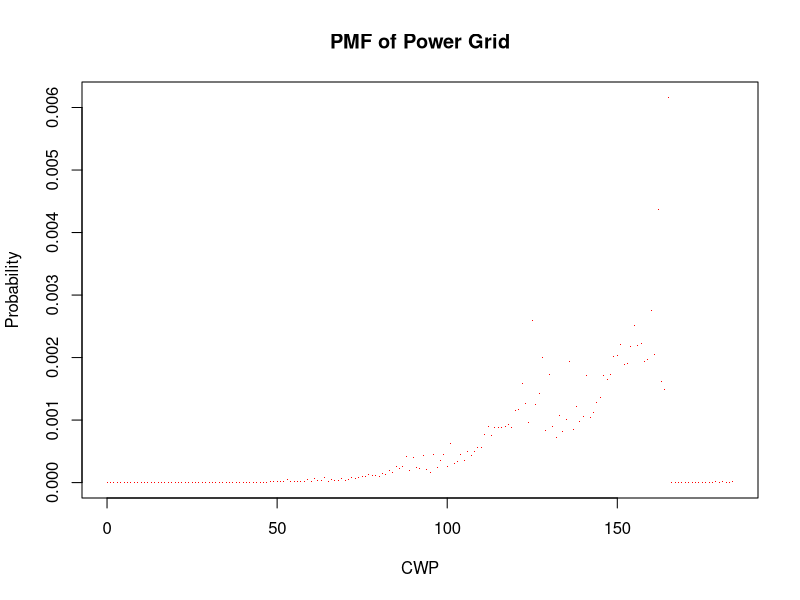

Generate this figure with R: (Note: this script raises an error after producing the figure.)
library(polynom)
library(gtools)
library(stringr)
start_time <- Sys.time()

df <- data.frame(CWP=integer(), 
                 prob=numeric())

PDF.real = data.frame(CWP=integer(), 
                      prob=numeric())

weibullFailureRate <- function(componentAge, initialF = 0.07, beta = 0.15) {
  return(1 - (initialF*exp(beta*log(componentAge))))
}

t <- function(t, p) {
  return(1 - ((p*t / (1 + t))))
}

CWP.individual <- function(customers, componentAge, branchProb) {
  # get the probabilities with respect to time
  probs = weibullFailureRate(componentAge)
  branchProb = weibullFailureRate(branchProb)
  
  x = list()
  for (i in 1:length(customers)) {
    x[[i]] <- c(customers[i], i)
  }
  allProbs = numeric()
  # calculate the zero prob
  zeroProb = (1 - branchProb) + (branchProb*prod(1 - probs))
  df[nrow(df) + 1,] = list(CWP=0, prob=zeroProb)
  allProbs = append(allProbs, zeroProb)
  allCombos = integer()
  allCombos = append(allCombos, 0)
  
  for (i in 1:length(x)) {
    # create all i combos of the fork
    combo = combn(x, i)
    for (j in 1:ncol(combo)) {
      comb = combo[,j]
      # get the indexes of the combinations
      indexes = which(x %in% comb)
      s = 0
      for (c in comb) {
        s = s + c[1]
      }
      # change the indices of prob of failure to prob of 
      # success
      failure = 1 - probs
      for (ind in indexes) {
        failure[ind] = 1 - failure[ind]
      }
      # multiply the probs
      prob = branchProb*prod(failure)
      if (s %in% allCombos) {
        prior = df$prob[df$CWP == s]
        df$prob[df$CWP == s] <- prior + prob
      } else {
        allCombos = append(allCombos, s)
        df[nrow(df) + 1,] = list(CWP=s, prob=prob)
        allProbs = append(allProbs, prob)
      }
    }
  }
  # check for duplicates. If found add the probs up
  CWPSeen = integer()
  for (i in 1:nrow(df)) {
    cwp = df[i,1]
    prob = df[i, 2]
    if (cwp %in% CWPSeen) {
      prior = PDF.real$prob[PDF.real$CWP == cwp]
      PDF.real$prob[PDF.real$CWP == cwp] <- prior + prob
    } else {
      CWPSeen = append(CWPSeen, cwp)
      PDF.real[nrow(PDF.real) + 1,] = list(CWP=cwp, prob=prob)
    }
  }
  return(PDF.real)
}

CWP.all <- function(...) {
  powerGrid = list(...)
  lPowerGrid = length(powerGrid)
  firstLoopCount = lPowerGrid / 3
  print(paste("Running for", firstLoopCount, "forks"))
  # start with polynomial 1
  all.polynomial = polynomial(1)
  count = 1
  for (i in 1:firstLoopCount) {
    if (count %% 1000 == 0) {
      print(paste("On Loop:", i))
    }
    # get the PMF of the fork_i
    if (i == 1) {
      individual.pdf = CWP.individual(powerGrid[i][[1]], 
                                      powerGrid[i + 1][[1]],
                                      powerGrid[i + 2][[1]])
    } else {
      individual.pdf = CWP.individual(powerGrid[(i*3)-2][[1]], 
                                      powerGrid[(i*3)-1][[1]],
                                      powerGrid[(i*3)][[1]])
    }
    print("done")
    # create a vector of zeros
    x.polynomial = integer(max(individual.pdf$CWP)+1)
    # assign CWP indexes + 1 to the probabilities
    x.polynomial[individual.pdf$CWP+1] <- individual.pdf$prob
    # convert the vector of probs to a polynomial
    x.polynomial <- as.polynomial(x.polynomial)
    # multiply the previous polynomial to the current one
    all.polynomial = all.polynomial*x.polynomial
    count = count + 1
  }
  # extract the exponent polynomial (is the CWP)
  expression = as.character(all.polynomial)
  allValues = str_split(expression, "\\+")[[1]]
  zeroMet = FALSE
  allCombos = integer()
  for (exp in allValues) {
    val = str_trim(str_split(exp, "\\^")[[1]][2])
    if (is.na(val)) {
      if (zeroMet == FALSE) {
        zeroMet = TRUE
        allCombos = append(allCombos, 0)
      } else {
        allCombos = append(allCombos, 1)
      }
    } else {
      allCombos = append(allCombos, strtoi(val))
    }
  }
  # get the polynomial coefficients (which is the probabilities)
  allProbs = coef(all.polynomial)
  # removes all zero coefficients from coefficients
  allProbs = unlist(lapply(allProbs, function(x) {x[x!=0]}))
  finalPDF = data.frame(allCombos, allProbs)
  
  print(format(tail(finalPDF), scientific=F))
  print(paste("Sum of Probs is:", sum(allProbs)))
  
  plot(allCombos, allProbs, pch = ".", xlab = "CWP", ylab = "Probability",
       main = "PMF of Power Grid", col = "red")
  print(skewness(allProbs))
}

# Main Function Call: 
# One Fork is: c(customers), c(component ages), fork Age
# This is an example of 6 forks
CWP.all(c(5, 15, 16, 1, 2, 1), c(1, 2, 3, 3, 2, 1), 10,
        c(3, 10, 11, 3, 5, 3), c(1, 2, 3, 3, 2, 1), 10,
        c(5, 7, 9, 1, 2), c(1, 2, 1, 1, 1), 1,
        c(3, 10, 8, 9, 3, 4), c(1, 2, 3, 3, 2, 1), 10,
        c(4, 2, 14, 3, 3, 3), c(1, 2, 3, 3, 2, 1), 10,
        c(3, 15, 1), c(1, 2, 3, 3, 2, 1), 10)

end_time <- Sys.time()
print(paste("This took:", end_time - start_time))
